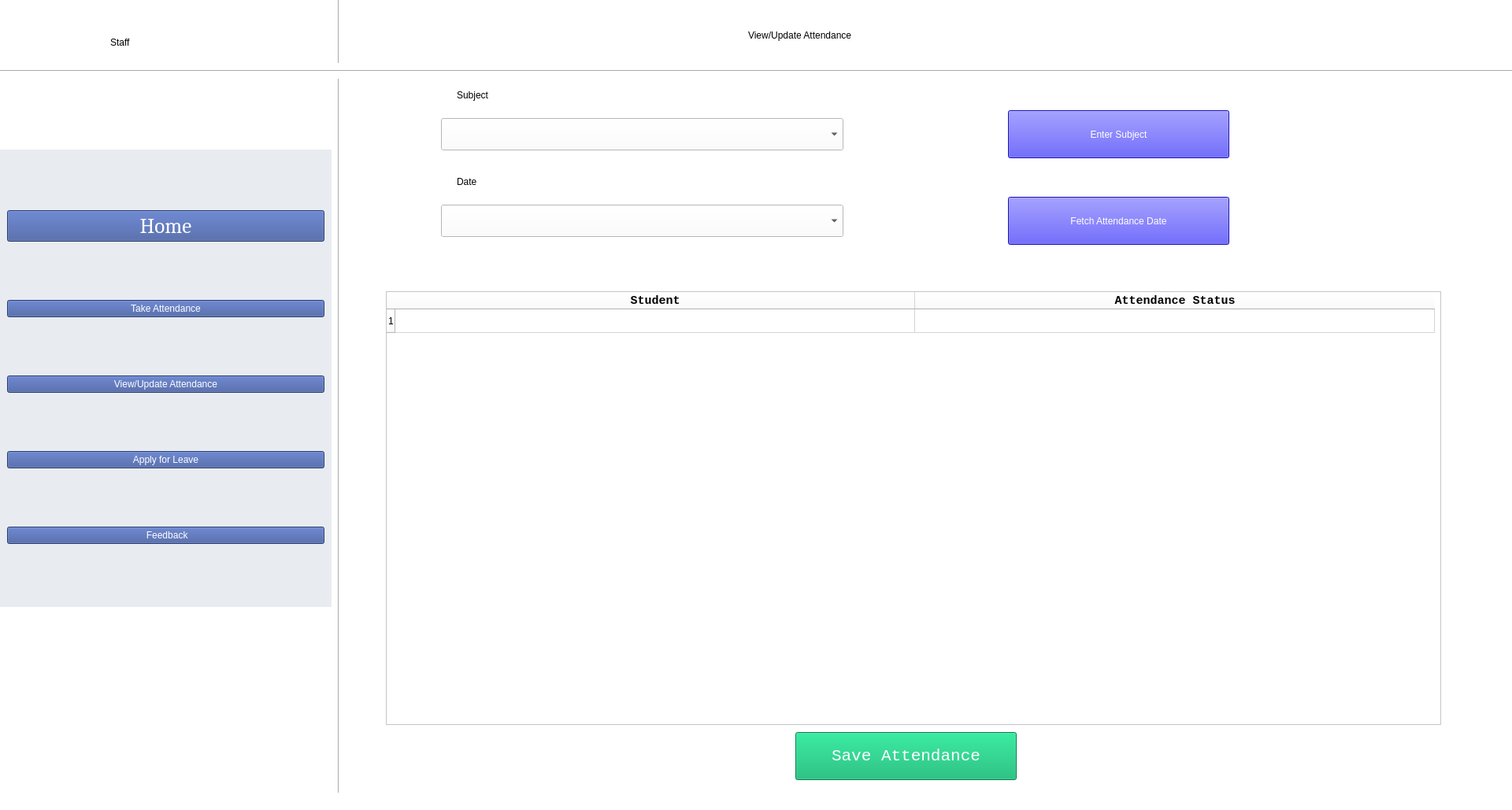
<?xml version="1.0" encoding="UTF-8"?>
<ui version="4.0">
 <class>StaffViewUpdate</class>
 <widget class="QMainWindow" name="StaffViewUpdate">
  <property name="enabled">
   <bool>true</bool>
  </property>
  <property name="geometry">
   <rect>
    <x>0</x>
    <y>0</y>
    <width>1920</width>
    <height>1029</height>
   </rect>
  </property>
  <property name="cursor">
   <cursorShape>ArrowCursor</cursorShape>
  </property>
  <property name="windowTitle">
   <string>Staff Take Attendance Page</string>
  </property>
  <property name="layoutDirection">
   <enum>Qt::LeftToRight</enum>
  </property>
  <property name="styleSheet">
   <string notr="true">background-color: rgb(241, 229, 231);
background-color: rgb(255, 255, 255);</string>
  </property>
  <widget class="QWidget" name="centralwidget">
   <widget class="Line" name="line">
    <property name="geometry">
     <rect>
      <x>420</x>
      <y>-50</y>
      <width>20</width>
      <height>1081</height>
     </rect>
    </property>
    <property name="orientation">
     <enum>Qt::Vertical</enum>
    </property>
   </widget>
   <widget class="QFrame" name="verticalFrame">
    <property name="geometry">
     <rect>
      <x>0</x>
      <y>190</y>
      <width>421</width>
      <height>581</height>
     </rect>
    </property>
    <property name="styleSheet">
     <string notr="true">background-color: rgb(232, 236, 241);</string>
    </property>
    <layout class="QVBoxLayout" name="verticalLayout">
     <item>
      <widget class="QPushButton" name="Home_b">
       <property name="font">
        <font>
         <family>Cambria</family>
         <pointsize>20</pointsize>
         <weight>50</weight>
         <italic>false</italic>
         <bold>false</bold>
        </font>
       </property>
       <property name="cursor">
        <cursorShape>PointingHandCursor</cursorShape>
       </property>
       <property name="styleSheet">
        <string notr="true">font: 20pt &quot;Cambria&quot;;
background-color: rgb(58, 83, 155);
color: rgb(255, 255, 255);</string>
       </property>
       <property name="text">
        <string>Home</string>
       </property>
      </widget>
     </item>
     <item>
      <widget class="QPushButton" name="TakeAttendance_b">
       <property name="cursor">
        <cursorShape>PointingHandCursor</cursorShape>
       </property>
       <property name="styleSheet">
        <string notr="true">font: 20pt &quot;Cambria&quot;;
background-color: rgb(58, 83, 155);
color: rgb(255, 255, 255);</string>
       </property>
       <property name="text">
        <string>Take Attendance</string>
       </property>
      </widget>
     </item>
     <item>
      <widget class="QPushButton" name="ViewAttendance_b">
       <property name="cursor">
        <cursorShape>PointingHandCursor</cursorShape>
       </property>
       <property name="styleSheet">
        <string notr="true">font: 20pt &quot;Cambria&quot;;
background-color: rgb(58, 83, 155);
color: rgb(255, 255, 255);</string>
       </property>
       <property name="text">
        <string>View/Update Attendance</string>
       </property>
      </widget>
     </item>
     <item>
      <widget class="QPushButton" name="StaffLeave_b">
       <property name="cursor">
        <cursorShape>PointingHandCursor</cursorShape>
       </property>
       <property name="styleSheet">
        <string notr="true">font: 20pt &quot;Cambria&quot;;
background-color: rgb(58, 83, 155);
color: rgb(255, 255, 255);</string>
       </property>
       <property name="text">
        <string>Apply for Leave</string>
       </property>
      </widget>
     </item>
     <item>
      <widget class="QPushButton" name="StaffFeedback_b">
       <property name="cursor">
        <cursorShape>PointingHandCursor</cursorShape>
       </property>
       <property name="styleSheet">
        <string notr="true">font: 20pt &quot;Cambria&quot;;
background-color: rgb(58, 83, 155);
color: rgb(255, 255, 255);</string>
       </property>
       <property name="text">
        <string> Feedback</string>
       </property>
      </widget>
     </item>
    </layout>
   </widget>
   <widget class="Line" name="line_2">
    <property name="geometry">
     <rect>
      <x>0</x>
      <y>80</y>
      <width>1931</width>
      <height>20</height>
     </rect>
    </property>
    <property name="orientation">
     <enum>Qt::Horizontal</enum>
    </property>
   </widget>
   <widget class="QLabel" name="ViewUpdateAttendance_l">
    <property name="geometry">
     <rect>
      <x>950</x>
      <y>10</y>
      <width>481</width>
      <height>70</height>
     </rect>
    </property>
    <property name="cursor">
     <cursorShape>BlankCursor</cursorShape>
    </property>
    <property name="styleSheet">
     <string notr="true">color: rgb(0, 0, 0);
font: 42pt &quot;Microsoft Himalaya&quot;;</string>
    </property>
    <property name="text">
     <string>View/Update Attendance</string>
    </property>
   </widget>
   <widget class="QTableWidget" name="ViewAttendance_t">
    <property name="geometry">
     <rect>
      <x>490</x>
      <y>370</y>
      <width>1340</width>
      <height>551</height>
     </rect>
    </property>
    <property name="cursor" stdset="0">
     <cursorShape>PointingHandCursor</cursorShape>
    </property>
    <property name="selectionMode">
     <enum>QAbstractItemView::SingleSelection</enum>
    </property>
    <property name="selectionBehavior">
     <enum>QAbstractItemView::SelectRows</enum>
    </property>
    <property name="rowCount">
     <number>1</number>
    </property>
    <attribute name="horizontalHeaderDefaultSectionSize">
     <number>660</number>
    </attribute>
    <row/>
    <column>
     <property name="text">
      <string>Student</string>
     </property>
     <property name="font">
      <font>
       <family>Consolas</family>
       <pointsize>11</pointsize>
       <weight>75</weight>
       <bold>true</bold>
      </font>
     </property>
    </column>
    <column>
     <property name="text">
      <string>Attendance Status</string>
     </property>
     <property name="font">
      <font>
       <family>Consolas</family>
       <pointsize>11</pointsize>
       <weight>75</weight>
       <bold>true</bold>
      </font>
     </property>
    </column>
   </widget>
   <widget class="QLabel" name="Staff_l">
    <property name="geometry">
     <rect>
      <x>140</x>
      <y>20</y>
      <width>92</width>
      <height>67</height>
     </rect>
    </property>
    <property name="cursor">
     <cursorShape>BlankCursor</cursorShape>
    </property>
    <property name="styleSheet">
     <string notr="true">font: 40pt &quot;Microsoft Himalaya&quot;;</string>
    </property>
    <property name="text">
     <string>Staff</string>
    </property>
   </widget>
   <widget class="QPushButton" name="SaveAttendance_b">
    <property name="geometry">
     <rect>
      <x>1010</x>
      <y>930</y>
      <width>281</width>
      <height>61</height>
     </rect>
    </property>
    <property name="font">
     <font>
      <family>Consolas</family>
      <pointsize>16</pointsize>
      <weight>50</weight>
      <italic>false</italic>
      <bold>false</bold>
     </font>
    </property>
    <property name="cursor">
     <cursorShape>PointingHandCursor</cursorShape>
    </property>
    <property name="styleSheet">
     <string notr="true">font: 16pt &quot;Consolas&quot;;
selection-color: rgb(85, 170, 255);
color: rgb(255, 255, 255);
background-color: rgb(0, 177, 106);</string>
    </property>
    <property name="text">
     <string>Save Attendance</string>
    </property>
   </widget>
   <widget class="QLabel" name="subject_l">
    <property name="geometry">
     <rect>
      <x>580</x>
      <y>100</y>
      <width>171</width>
      <height>41</height>
     </rect>
    </property>
    <property name="styleSheet">
     <string notr="true">font: 26pt &quot;Microsoft Himalaya&quot;;</string>
    </property>
    <property name="text">
     <string>Subject</string>
    </property>
    <property name="buddy">
     <cstring>subject_l</cstring>
    </property>
   </widget>
   <widget class="QPushButton" name="EnterSubject_b">
    <property name="geometry">
     <rect>
      <x>1280</x>
      <y>140</y>
      <width>281</width>
      <height>61</height>
     </rect>
    </property>
    <property name="styleSheet">
     <string notr="true">font: 12pt &quot;Consolas&quot;;
selection-color: rgb(85, 170, 255);
color: rgb(255, 255, 255);
background-color: rgb(33, 23, 251);</string>
    </property>
    <property name="text">
     <string>Enter Subject</string>
    </property>
   </widget>
   <widget class="QPushButton" name="FetchAttendance_b">
    <property name="geometry">
     <rect>
      <x>1280</x>
      <y>250</y>
      <width>281</width>
      <height>61</height>
     </rect>
    </property>
    <property name="styleSheet">
     <string notr="true">font: 12pt &quot;Consolas&quot;;
selection-color: rgb(85, 170, 255);
color: rgb(255, 255, 255);
background-color: rgb(33, 23, 251);</string>
    </property>
    <property name="text">
     <string>Fetch Attendance Date</string>
    </property>
   </widget>
   <widget class="QComboBox" name="Subject_cmb">
    <property name="geometry">
     <rect>
      <x>560</x>
      <y>150</y>
      <width>511</width>
      <height>41</height>
     </rect>
    </property>
    <property name="font">
     <font>
      <family>Calibri</family>
      <pointsize>14</pointsize>
      <weight>75</weight>
      <bold>true</bold>
     </font>
    </property>
    <property name="cursor">
     <cursorShape>PointingHandCursor</cursorShape>
    </property>
    <property name="inputMethodHints">
     <set>Qt::ImhNone</set>
    </property>
    <property name="insertPolicy">
     <enum>QComboBox::InsertAlphabetically</enum>
    </property>
   </widget>
   <widget class="QComboBox" name="Date_cmb">
    <property name="geometry">
     <rect>
      <x>560</x>
      <y>260</y>
      <width>511</width>
      <height>41</height>
     </rect>
    </property>
    <property name="font">
     <font>
      <family>Calibri</family>
      <pointsize>14</pointsize>
      <weight>75</weight>
      <bold>true</bold>
     </font>
    </property>
   </widget>
   <widget class="QLabel" name="date_l">
    <property name="geometry">
     <rect>
      <x>580</x>
      <y>210</y>
      <width>81</width>
      <height>41</height>
     </rect>
    </property>
    <property name="styleSheet">
     <string notr="true">font: 26pt &quot;Microsoft Himalaya&quot;;</string>
    </property>
    <property name="text">
     <string>Date</string>
    </property>
   </widget>
  </widget>
  <widget class="QStatusBar" name="statusbar"/>
 </widget>
 <resources/>
 <connections/>
</ui>
